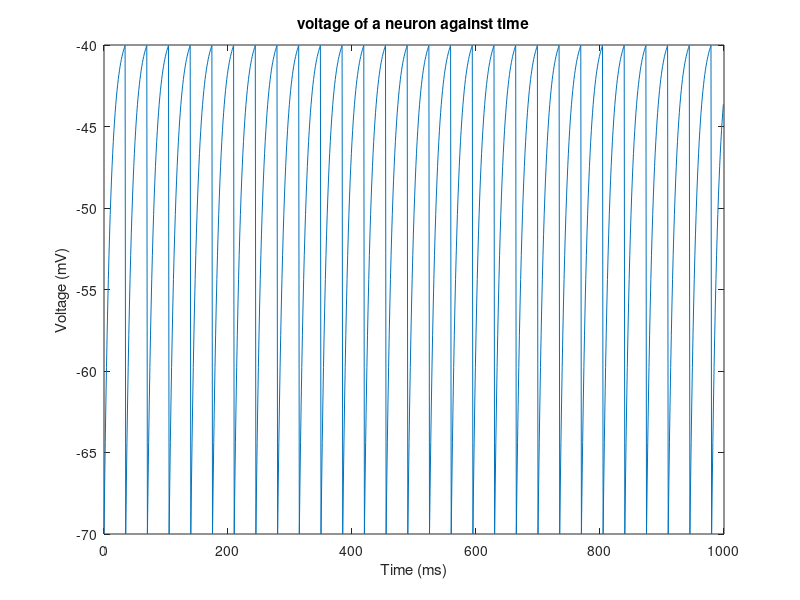

MATLAB code for this plot:
function integrateandfiremodel
%
% part 5 of the neuron model
%

Tm = 10;             %[ms] (i.e. ?m is the time constant of the membrane)
EL = -70;            %[mV]
Vreset = -70;        %[mV]
Vth = -40;           %[mV]
Rm = 10;             %[M?]
Ie = 3.1;            %[nA]

Vzero = -70;

Dt = 1; %ms
t = 0;

for timer=1:1000,
    
    V(timer) = EL + Rm * Ie + (Vzero - EL - Rm * Ie) * exp(-t/Tm);
    if V(timer) >= Vth
        V(timer) = Vreset;
        t = 0;
    end
    
    % relative time
    t = t + Dt;
end
plottime = 0:999;
plot(plottime, V)
title('voltage of a neuron against time')
xlabel('Time (ms)') % x-axis label
ylabel('Voltage (mV)') % y-axis label
